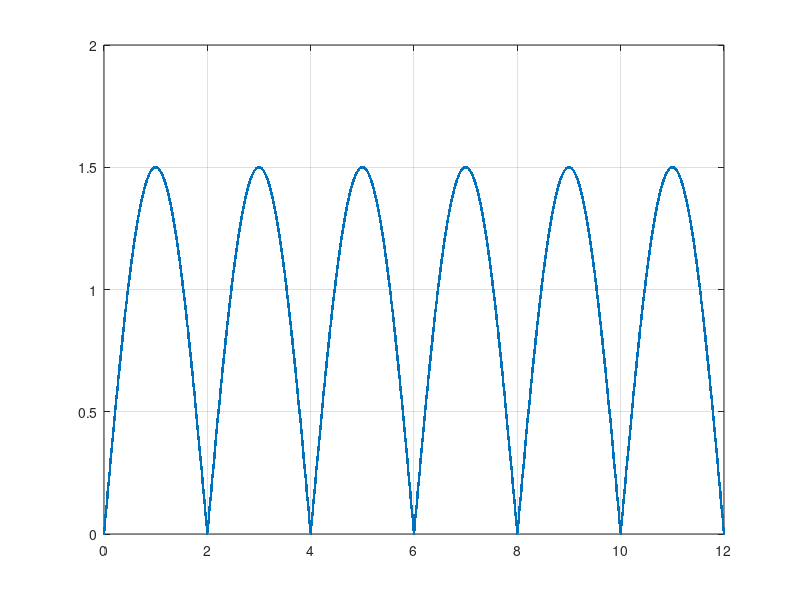
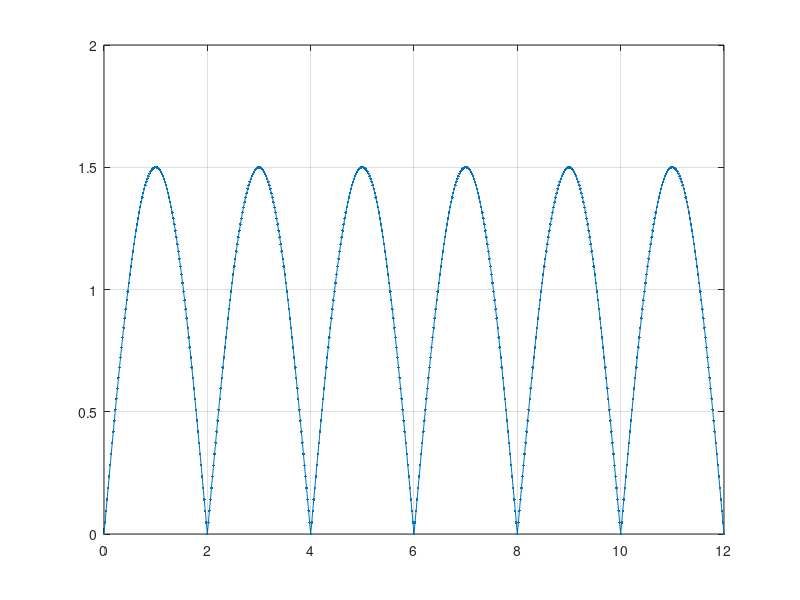
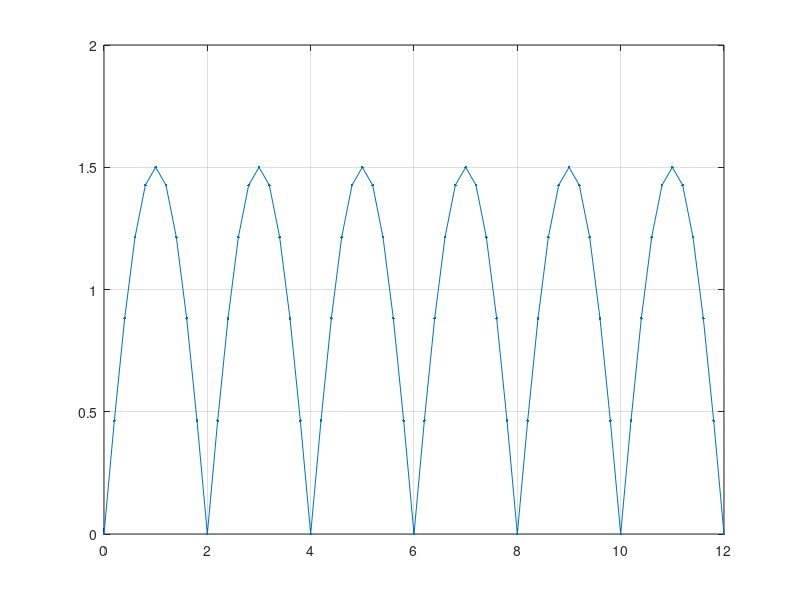

Recreate these plots in MATLAB, in order.
%Problema 5 tema casa.
A = 1.5; % amplitudinea
T = 4;
F = 1 / T;
t = 0:0.002:12; % timpul de la 0 la 12 milisecunde cu rezolutie temporara de 2ms
%am ales ca t.ul sa mearga pana la 12 pentru a observa mai multe perioade
s = abs(A*sin(2*pi*F*t)); % folosim fucntia de modul pentru a transforma partea negativa a sinusului in pozitiva, astfel obtinem semnalul sinusoidal dublu alternanta.

plot(t,s,'.-'),grid;%facem graficul s(t).
%Se procedeaza exact la fel si pentru t = 20 ms si 200ms.
t1 = 0:0.02:12;
s1 = abs(A*sin(2*pi*F*t1));
figure(2);
plot(t1,s1,'.-'),grid;

t2 = 0:0.2:12;
s2 = abs(A*sin(2*pi*F*t2));
figure(3);
plot(t2,s2,'.-'),grid;